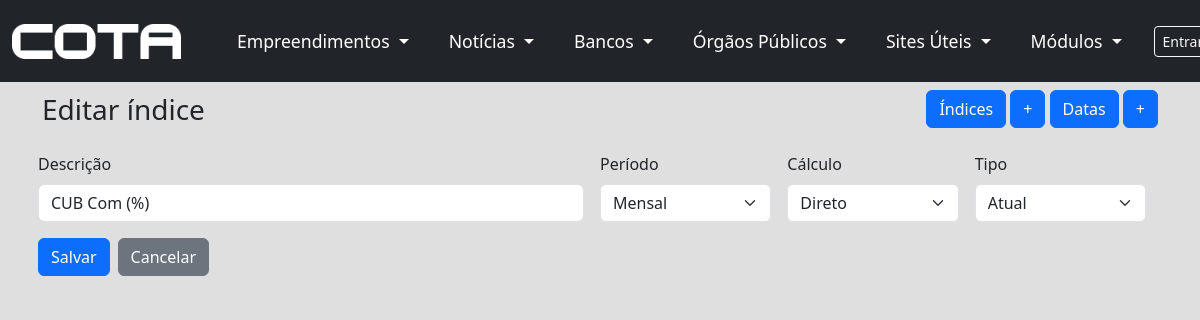
Page /indices/4/editar/ on the committed database.
### apps/indices/models.py (models this page shows, shortened)
class Indice(models.Model):
    descricao = models.CharField(
        max_length=40,
        verbose_name='Descrição',
        help_text='Nome curto do índice (ex.: IPCA, CDI, etc.)'
    )
    periodo = models.PositiveSmallIntegerField(
        choices=Periodo.choices,
        default=Periodo.MENSAL,
        verbose_name='Período'
    )
    calculo = models.PositiveSmallIntegerField(
        choices=Calculo.choices,
        default=Calculo.DIRETO,
        verbose_name='Cálculo'
    )
    tipo = models.PositiveSmallIntegerField(
        choices=TipoRef.choices,
        default=TipoRef.ATUAL,
        verbose_name='Tipo de referência'
    )
    created_at = models.DateTimeField(auto_now_add=True, editable=False)
    updated_at = models.DateTimeField(auto_now=True, editable=False)
    class Meta:
        db_table = 'indices'          # mantém a mesma tabela
        ordering = ['descricao']
        verbose_name = 'Índice'
        verbose_name_plural = 'Índices'
        indexes = [
            models.Index(fields=['descricao']),
            models.Index(fields=['periodo', 'calculo', 'tipo']),
        ]

### apps/indices/views.py (the view)
# urls.py: path('<int:pk>/editar/', views.indice_update, name='indice_update'),
def indice_update(request, pk):
    indice = get_object_or_404(Indice, pk=pk)
    if request.method == 'POST':
        form = IndiceForm(request.POST, instance=indice)
        if form.is_valid():
            form.save()
            messages.success(request, 'Índice atualizado com sucesso!')
            return redirect('indices:indice_list')
    else:
        form = IndiceForm(instance=indice)
    return render(request, 'indices/indice_form.html', {
        'form': form,
        'page_title': 'Editar índice'
        })

### apps/indices/forms.py
class IndiceForm(forms.ModelForm):
    class Meta:
        model = Indice
        fields = ['descricao', 'periodo', 'calculo', 'tipo']
        widgets = {
            'descricao': forms.TextInput(attrs={'class': 'form-control', 'maxlength': 40, 'autofocus': True}),
            'periodo': forms.Select(attrs={'class': 'form-select'}),
            'calculo': forms.Select(attrs={'class': 'form-select'}),
            'tipo': forms.Select(attrs={'class': 'form-select'}),
        }

### apps/intranet/context_processors.py (called while the page is built)
def navbar_links(_request):
    return {
        "empreendimento_links": EMPREENDEDIMENTO_LINKS,
        "administrativo_links": ADMINISTRATIVO_LINKS,
        "news_links": NEWS_LINKS,
        "news_links_secondary": NEWS_LINKS_SECONDARY,
        "bank_links": BANK_LINKS,
        "public_agency_links": PUBLIC_AGENCY_LINKS,
        "useful_links": USEFUL_LINKS,
        "modulo_links": MODULO_LINKS,
    }

### apps/indices/templates/indices/indice_form.html (shortened to what this page needs)
{% extends "intranet/intranet_base.html" %}
{% block content %}
{% include 'indices/indice_navbar.html' %}
<div class="container">
    <form method="post" class="row gy-3">
        <div class="row g-3">
            <div class="col-lg-6 col-sm-12">
                <label class="form-label">Descrição</label>
                {{ form.descricao }}
            </div>
            <div class="col-lg-2 col-sm-12">
                <label class="form-label">Período</label>
                {{ form.periodo }}
            </div>
            <div class="col-lg-2 col-sm-12">
                <label class="form-label">Cálculo</label>
                {{ form.calculo }}
            </div>
            <div class="col-lg-2 col-sm-12">
                <label class="form-label">Tipo</label>
                {{ form.tipo }}
            </div>
            <div class="col-2 d-flex gap-2">
                <button class="btn btn-primary" type="submit">Salvar</button>
                <a class="btn btn-secondary" href="{% url 'indices:indice_list' %}">Cancelar</a>
            </div>
        </div>
</div>
{% endblock %}

### apps/intranet/static/intranet/css/navbar.css (style rules this page uses)
body { background-color: #e0dfdf; }

### rows in the picture
Indice: descricao "CUB Com (%)", periodo "Mensal", calculo "Direto", tipo "Atual"

### other values in the picture
{{ page_title }} "Editar índice"
